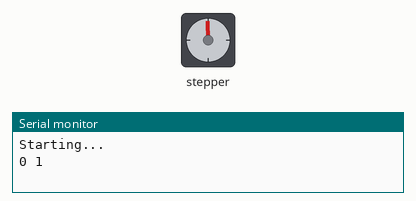
This sketch was run on a simulated Arduino Uno, built with avr-gcc and run on an emulated ATmega328P. Shown: stepper motor, the last lines printed to the serial monitor. Wiring (inferred from the names in the program): stepper motor driver (200 steps per turn assumed): step pin 3; direction pin 2; enable pin 4. At 2.0 s the program stops and its outputs stay as they are.

Above: at 0.1 s.
At 0.6 s:
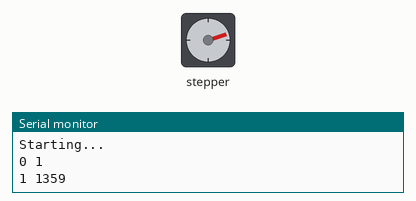
At 1.6 s:
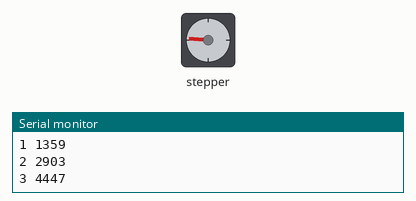
At 2.1 s:
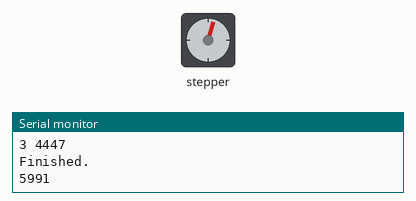
Timing chart, 0 to 3.5 s (numbered marks = the images above):
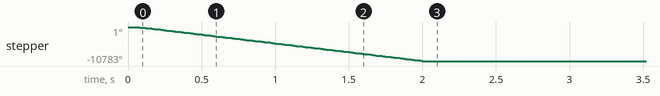

The sketch:

Stepper5_linearSpeedInterrupt_why.ino
```cpp
#define DIR_PIN          2
#define STEP_PIN         3
#define ENABLE_PIN       4

#define STEP_HIGH        PORTD |=  0b00001000;
#define STEP_LOW         PORTD &= ~0b00001000;

#define TIMER1_INTERRUPTS_ON    TIMSK1 |=  (1 << OCIE1A);
#define TIMER1_INTERRUPTS_OFF   TIMSK1 &= ~(1 << OCIE1A);

unsigned int c0;

void setup() {
  Serial.begin(9600);

  pinMode(STEP_PIN,   OUTPUT);
  pinMode(DIR_PIN,    OUTPUT);
  pinMode(ENABLE_PIN, OUTPUT);

  noInterrupts();
  TCCR1A = 0;
  TCCR1B = 0;
  TCNT1  = 0;
  OCR1A = 1000;
  TCCR1B |= (1 << WGM12);
  TCCR1B |= ((1 << CS11) | (1 << CS10));
  interrupts();

  c0 = 1600; //2000 * sqrt( 1 ) * 0.67703;
}

volatile int dir = 0;
volatile unsigned int maxSpeed = 80;
volatile unsigned long n = 0;
volatile float d;
volatile unsigned long stepCount = 0;
volatile unsigned long rampUpStepCount = 0;
volatile unsigned long totalSteps = 0;

volatile int stepPosition = 0;

volatile bool movementDone = false;

ISR(TIMER1_COMPA_vect)
{
  if ( stepCount < totalSteps ) {
    STEP_HIGH
    STEP_LOW
    stepCount++;
    stepPosition += dir;
  }
  else {
    movementDone = true;
    TIMER1_INTERRUPTS_OFF
  }

  if ( rampUpStepCount == 0 ) { // ramp up phase
    n++;
    d = d - (2 * d) / (4 * n + 1);
    if ( d <= maxSpeed ) {
      d = maxSpeed;
      rampUpStepCount = stepCount;
    }
    if ( stepCount >= totalSteps / 2 ) {
      rampUpStepCount = stepCount;
    }
  }
  else if ( stepCount >= totalSteps - rampUpStepCount ) { // ramp down phase
    n--;
    d = (d * (4 * n + 1)) / (4 * n + 1 - 2);
  }

  OCR1A = d;
}

void moveNSteps(int steps) {

  digitalWrite(DIR_PIN, steps < 0 ? HIGH : LOW);
  dir = steps > 0 ? 1 : -1;
  totalSteps = abs(steps);
  d = c0;
  OCR1A = d;
  stepCount = 0;
  n = 0;
  rampUpStepCount = 0;
  movementDone = false;

  TIMER1_INTERRUPTS_ON
}

void moveToPosition(int p, bool wait = true) {
  moveNSteps(p - stepPosition);
  while ( wait && ! movementDone );
}

void loop() {

  Serial.println("Starting...");

  moveToPosition( 8000, false );

  int count = 0;
  while ( !movementDone ) {
    if ( count > 3 ) {
      movementDone = true;
      TIMER1_INTERRUPTS_OFF
    }
    else {
      Serial.print(count++);
      Serial.print(" ");
      Serial.println( stepPosition );
      delay(500);
    }
  }

  Serial.println("Finished.");

  Serial.println( stepPosition );

  while (true);

}
```

Measured:
- by itself, stepper: turns 10783° counter-clockwise in 2.0 s
